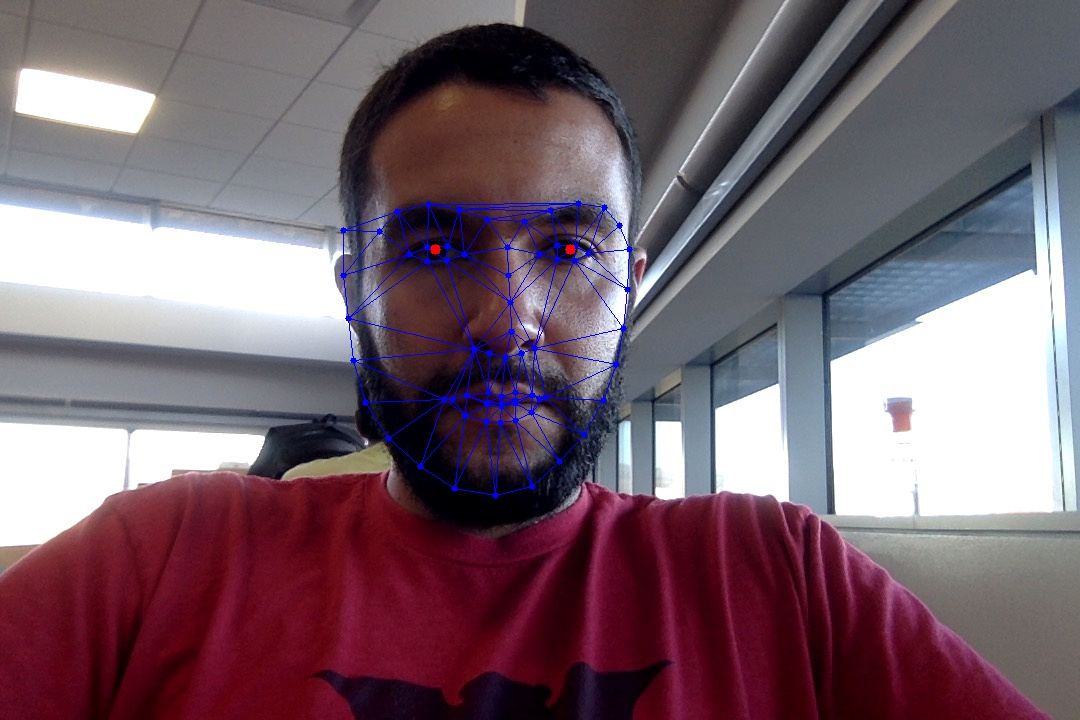
//> input picture backend/facefinder/core/eyeLike/data/pic1.jpg, 1080 x 720 px, given in place of sample1.mov, which was not available
$ ./main   (built with g++ and OpenCV 4)
//> lines starting //> are read from the running program, lines starting //| are printed output that depends on the picture; after the words box and inside, x2 and y2 are one past the last pixel; in counts of white or black regions, pixels touching at a corner belong together; pictures that were not available may be replaced by others from this repository, and a replacement may not be noted
### backend/facefinder/core/eyeLike/src/helpers.h
#ifndef HELPERS_H
#define HELPERS_H

bool rectInImage(cv::Rect rect, cv::Mat image);
bool inMat(cv::Point p,int rows,int cols);
cv::Mat matrixMagnitude(const cv::Mat &matX, const cv::Mat &matY);
double computeDynamicThreshold(const cv::Mat &mat, double stdDevFactor);

#endif

### backend/facefinder/core/eyeLike/src/findEyeCorner.h
#ifndef EYE_CORNER_H
#define EYE_CORNER_H

#include "opencv2/imgproc/imgproc.hpp"

#define kEyeLeft true
#define kEyeRight false

void createCornerKernels();
void releaseCornerKernels();
cv::Point2f findEyeCorner(cv::Mat region,bool left, bool left2);
cv::Point2f findSubpixelEyeCorner(cv::Mat region, cv::Point maxP);

#endif

### backend/facefinder/core/eyeLike/src/findEyeCenter.h
#ifndef EYE_CENTER_H
#define EYE_CENTER_H

#include "opencv2/imgproc/imgproc.hpp"

cv::Point findEyeCenter(cv::Mat face, cv::Rect eye, std::string debugWindow);

#endif

### backend/facefinder/core/eyeLike/src/constants.h
#ifndef CONSTANTS_H
#define CONSTANTS_H

// Debugging
const bool kPlotVectorField = false;

// Size constants
const int kEyePercentTop = 25;
const int kEyePercentSide = 13;
const int kEyePercentHeight = 30;
const int kEyePercentWidth = 35;

// Preprocessing
const bool kSmoothFaceImage = false;
const float kSmoothFaceFactor = 0.005;

// Algorithm Parameters
const int kFastEyeWidth = 50;
const int kWeightBlurSize = 5;
const bool kEnableWeight = true;
const float kWeightDivisor = 1.0;
const double kGradientThreshold = 50.0;

// Postprocessing
const bool kEnablePostProcess = true;
const float kPostProcessThreshold = 0.97;

// Eye Corner
const bool kEnableEyeCorner = false;

#endif

### backend/facefinder/core/eyeLike/src/helpers.cpp
#include "opencv2/objdetect/objdetect.hpp"
#include "opencv2/highgui/highgui.hpp"
#include "opencv2/imgproc/imgproc.hpp"

#include <iostream>
#include <queue>
#include <stdio.h>

#include "constants.h"

// [4 lines left out: function rectInImage, not called in this run]

bool inMat(cv::Point p,int rows,int cols) {
  return p.x >= 0 && p.x < cols && p.y >= 0 && p.y < rows;
}

cv::Mat matrixMagnitude(const cv::Mat &matX, const cv::Mat &matY) {
  cv::Mat mags(matX.rows,matX.cols,CV_64F);
  for (int y = 0; y < matX.rows; ++y) {
    const double *Xr = matX.ptr<double>(y), *Yr = matY.ptr<double>(y);
    double *Mr = mags.ptr<double>(y);
    for (int x = 0; x < matX.cols; ++x) {
      double gX = Xr[x], gY = Yr[x];
      double magnitude = sqrt((gX * gX) + (gY * gY));
      Mr[x] = magnitude;
    }
  }
  return mags;
}

double computeDynamicThreshold(const cv::Mat &mat, double stdDevFactor) {
  cv::Scalar stdMagnGrad, meanMagnGrad;
  cv::meanStdDev(mat, meanMagnGrad, stdMagnGrad);
  double stdDev = stdMagnGrad[0] / sqrt(mat.rows*mat.cols);
  return stdDevFactor * stdDev + meanMagnGrad[0];
}

### backend/facefinder/core/eyeLike/src/findEyeCorner.cpp
#include "opencv2/objdetect/objdetect.hpp"
#include "opencv2/highgui/highgui.hpp"
#include "opencv2/imgproc/imgproc.hpp"

#include <iostream>
#include <queue>
#include <stdio.h>

#include "constants.h"
#include "helpers.h"

#include "findEyeCorner.h"

cv::Mat *leftCornerKernel;
cv::Mat *rightCornerKernel;

// not constant because stupid opencv type signatures
float kEyeCornerKernel[4][6] = {
  {-1,-1,-1, 1, 1, 1},
  {-1,-1,-1,-1, 1, 1},
  {-1,-1,-1,-1, 0, 3},
  { 1, 1, 1, 1, 1, 1},
};

void createCornerKernels() {
  rightCornerKernel = new cv::Mat(4,6,CV_32F,kEyeCornerKernel);
  leftCornerKernel = new cv::Mat(4,6,CV_32F);
  // flip horizontally
  cv::flip(*rightCornerKernel, *leftCornerKernel, 1);
}

// [84 lines left out: functions releaseCornerKernels, eyeCornerMap, findEyeCorner, findSubpixelEyeCorner, not called in this run]

### backend/facefinder/core/eyeLike/src/findEyeCenter.cpp
#include "opencv2/objdetect/objdetect.hpp"
#include "opencv2/highgui/highgui.hpp"
#include "opencv2/imgproc/imgproc.hpp"

//#include <mgl2/mgl.h>

#include <iostream>
#include <queue>
#include <stdio.h>

#include "constants.h"
#include "helpers.h"

// Pre-declarations
cv::Mat floodKillEdges(cv::Mat &mat);

#pragma mark Visualization
// [26 lines of commented-out code are left out]

#pragma mark Helpers

cv::Point unscalePoint(cv::Point p, cv::Rect origSize) {
  float ratio = (((float)kFastEyeWidth)/origSize.width);
  int x = round(p.x / ratio);
  int y = round(p.y / ratio);
  return cv::Point(x,y);
}

void scaleToFastSize(const cv::Mat &src,cv::Mat &dst) {
  cv::resize(src, dst, cv::Size(kFastEyeWidth,(((float)kFastEyeWidth)/src.cols) * src.rows));
}

cv::Mat computeMatXGradient(const cv::Mat &mat) {
  cv::Mat out(mat.rows,mat.cols,CV_64F);

  for (int y = 0; y < mat.rows; ++y) {
    const uchar *Mr = mat.ptr<uchar>(y);
    double *Or = out.ptr<double>(y);

    Or[0] = Mr[1] - Mr[0];
    for (int x = 1; x < mat.cols - 1; ++x) {
      Or[x] = (Mr[x+1] - Mr[x-1])/2.0;
    }
    Or[mat.cols-1] = Mr[mat.cols-1] - Mr[mat.cols-2];
  }

  return out;
}

#pragma mark Main Algorithm

void testPossibleCentersFormula(int x, int y, const cv::Mat &weight,double gx, double gy, cv::Mat &out) {
  // for all possible centers
  for (int cy = 0; cy < out.rows; ++cy) {
    double *Or = out.ptr<double>(cy);
    const unsigned char *Wr = weight.ptr<unsigned char>(cy);
    for (int cx = 0; cx < out.cols; ++cx) {
      if (x == cx && y == cy) {
        continue;
      }
      // create a vector from the possible center to the gradient origin
      double dx = x - cx;
      double dy = y - cy;
      // normalize d
      double magnitude = sqrt((dx * dx) + (dy * dy));
      dx = dx / magnitude;
      dy = dy / magnitude;
      double dotProduct = dx*gx + dy*gy;
      dotProduct = std::max(0.0,dotProduct);
      // square and multiply by the weight
      if (kEnableWeight) {
        Or[cx] += dotProduct * dotProduct * (Wr[cx]/kWeightDivisor);
      } else {
        Or[cx] += dotProduct * dotProduct;
      }
    }
  }
}

cv::Point findEyeCenter(cv::Mat face, cv::Rect eye, std::string debugWindow) {
  cv::Mat eyeROIUnscaled = face(eye);
  cv::Mat eyeROI;
  scaleToFastSize(eyeROIUnscaled, eyeROI);
  // draw eye region
  rectangle(face,eye,4321);
  //-- Find the gradient
  cv::Mat gradientX = computeMatXGradient(eyeROI);
  cv::Mat gradientY = computeMatXGradient(eyeROI.t()).t();
  //-- Normalize and threshold the gradient
  // compute all the magnitudes
  cv::Mat mags = matrixMagnitude(gradientX, gradientY);
  //compute the threshold
  double gradientThresh = computeDynamicThreshold(mags, kGradientThreshold);
  //double gradientThresh = kGradientThreshold;
  //double gradientThresh = 0;
  //normalize
  for (int y = 0; y < eyeROI.rows; ++y) {
    double *Xr = gradientX.ptr<double>(y), *Yr = gradientY.ptr<double>(y);
    const double *Mr = mags.ptr<double>(y);
    for (int x = 0; x < eyeROI.cols; ++x) {
      double gX = Xr[x], gY = Yr[x];
      double magnitude = Mr[x];
      if (magnitude > gradientThresh) {
        Xr[x] = gX/magnitude;
        Yr[x] = gY/magnitude;
      } else {
        Xr[x] = 0.0;
        Yr[x] = 0.0;
      }
    }
  }
  //imshow(debugWindow,gradientX);
  //-- Create a blurred and inverted image for weighting
  cv::Mat weight;
  GaussianBlur( eyeROI, weight, cv::Size( kWeightBlurSize, kWeightBlurSize ), 0, 0 );
  for (int y = 0; y < weight.rows; ++y) {
    unsigned char *row = weight.ptr<unsigned char>(y);
    for (int x = 0; x < weight.cols; ++x) {
      row[x] = (255 - row[x]);
    }
  }
  //imshow(debugWindow,weight);
  //-- Run the algorithm!
  cv::Mat outSum = cv::Mat::zeros(eyeROI.rows,eyeROI.cols,CV_64F);
  // for each possible gradient location
  // Note: these loops are reversed from the way the paper does them
  // it evaluates every possible center for each gradient location instead of
  // every possible gradient location for every center.
  //printf("Eye Size: %ix%i\n",outSum.cols,outSum.rows);
  for (int y = 0; y < weight.rows; ++y) {
    const double *Xr = gradientX.ptr<double>(y), *Yr = gradientY.ptr<double>(y);
    for (int x = 0; x < weight.cols; ++x) {
      double gX = Xr[x], gY = Yr[x];
      if (gX == 0.0 && gY == 0.0) {
        continue;
      }
      testPossibleCentersFormula(x, y, weight, gX, gY, outSum);
    }
  }
  // scale all the values down, basically averaging them
  double numGradients = (weight.rows*weight.cols);
  cv::Mat out;
  outSum.convertTo(out, CV_32F,1.0/numGradients);
  //imshow(debugWindow,out);
  //-- Find the maximum point
  cv::Point maxP;
  double maxVal;
  cv::minMaxLoc(out, NULL,&maxVal,NULL,&maxP);
  //-- Flood fill the edges
  if(kEnablePostProcess) {
    cv::Mat floodClone;
    //double floodThresh = computeDynamicThreshold(out, 1.5);
    double floodThresh = maxVal * kPostProcessThreshold;
    cv::threshold(out, floodClone, floodThresh, 0.0f, cv::THRESH_TOZERO);
    if(kPlotVectorField) {
      //plotVecField(gradientX, gradientY, floodClone);
      imwrite("eyeFrame.png",eyeROIUnscaled);
    }
    cv::Mat mask = floodKillEdges(floodClone);
    //imshow(debugWindow + " Mask",mask);
    //imshow(debugWindow,out);
    // redo max
    cv::minMaxLoc(out, NULL,&maxVal,NULL,&maxP,mask);
  }
  return unscalePoint(maxP,eye);
}

#pragma mark Postprocessing

bool floodShouldPushPoint(const cv::Point &np, const cv::Mat &mat) {
  return inMat(np, mat.rows, mat.cols);
}

// returns a mask
cv::Mat floodKillEdges(cv::Mat &mat) {
  rectangle(mat,cv::Rect(0,0,mat.cols,mat.rows),255);

  cv::Mat mask(mat.rows, mat.cols, CV_8U, 255);
  std::queue<cv::Point> toDo;
  toDo.push(cv::Point(0,0));
  while (!toDo.empty()) {
    cv::Point p = toDo.front();
    toDo.pop();
    if (mat.at<float>(p) == 0.0f) {
      continue;
    }
    // add in every direction
    cv::Point np(p.x + 1, p.y); // right
    if (floodShouldPushPoint(np, mat)) toDo.push(np);
    np.x = p.x - 1; np.y = p.y; // left
    if (floodShouldPushPoint(np, mat)) toDo.push(np);
    np.x = p.x; np.y = p.y + 1; // down
    if (floodShouldPushPoint(np, mat)) toDo.push(np);
    np.x = p.x; np.y = p.y - 1; // up
    if (floodShouldPushPoint(np, mat)) toDo.push(np);
    // kill it
    mat.at<float>(p) = 0.0f;
    mask.at<uchar>(p) = 0;
  }
  return mask;
}

### backend/facefinder/core/eyeLike/src/main.cpp
#include <opencv2/objdetect/objdetect.hpp>
#include <opencv2/highgui/highgui.hpp>
#include <opencv2/imgproc/imgproc.hpp>

#include <iostream>
#include <queue>
#include <stdio.h>
#include <math.h>
#include <vector>
#include <sstream>

#include "constants.h"
#include "findEyeCenter.h"
#include "findEyeCorner.h"


/** Constants **/


/** Function Headers */
void detectAndDisplay( cv::Mat frame );

/** Global variables */
//-- Note, either copy these two files from opencv/data/haarscascades to your current folder, or change these locations
cv::String face_cascade_name = "/root/facefinder68/backend/facefinder/core/eyeLike/res/haarcascade_frontalface_alt.xml";
//cv::String face_cascade_name = "/Users/RYaryy/Desktop/Fall2017/CS160/CS160/backend/facefinder/core/eyeLike/res/haarcascade_frontalface_alt.xml";
cv::CascadeClassifier face_cascade;
std::string main_window_name = "Capture - Face detection";
std::string face_window_name = "Face Window";
cv::RNG rng(12345);
cv::Mat debugImage;
cv::Mat skinCrCbHist = cv::Mat::zeros(cv::Size(256, 256), CV_8UC1);


/**
 * @function main
 */
int main( int argc, const char** argv ) {
  cv::Mat frame;
  std::string videofilename = "/Users/temp/projects/eyeLike/data/sample1.mov";

  // Load the cascades

  if( !face_cascade.load( face_cascade_name ) ){ printf("--(!)Error loading face cascade, please change face_cascade_name in source code.\n"); return -1; };

  cv::namedWindow(main_window_name,CV_WINDOW_NORMAL);
  cv::moveWindow(main_window_name, 400, 100);
  cv::namedWindow(face_window_name,CV_WINDOW_NORMAL);
  cv::moveWindow(face_window_name, 10, 100);
  cv::namedWindow("Right Eye",CV_WINDOW_NORMAL);
  cv::moveWindow("Right Eye", 10, 600);
  cv::namedWindow("Left Eye",CV_WINDOW_NORMAL);
  cv::moveWindow("Left Eye", 10, 800);
  cv::namedWindow("aa",CV_WINDOW_NORMAL);
  cv::moveWindow("aa", 10, 800);
  cv::namedWindow("aaa",CV_WINDOW_NORMAL);
  cv::moveWindow("aaa", 10, 800);

  createCornerKernels();
  ellipse(skinCrCbHist, cv::Point(113, 155.6), cv::Size(23.4, 15.2),
          43.0, 0.0, 360.0, cv::Scalar(255, 255, 255), -1);
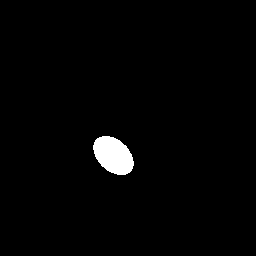
//> skinCrCbHist: 256 rows x 256 cols, CV_8UC1; 1.8% white; 1 white region, box (x1, y1, x2, y2) and area: (93, 136, 134, 175) 1148

  // I make an attempt at supporting both 2.x and 3.x OpenCV
#if CV_MAJOR_VERSION < 3
  CvCapture* capture = cvCaptureFromCAM( 0 );
  if( capture ) {
    while( true ) {
      frame = cvQueryFrame( capture );
#else
  cv::VideoCapture capture(videofilename);
  if( capture.isOpened() ) {
    while( true ) {
      capture.read(frame);
//> frame is the input picture: 720 rows x 1080 cols, CV_8UC3; mean B, G, R 108.5, 97.5, 118.2
#endif
      // mirror it
      cv::flip(frame, frame, 1);
      frame.copyTo(debugImage);

      // Apply the classifier to the frame
      if( !frame.empty() ) {
        detectAndDisplay( frame );
      }
      else {
        printf(" --(!) No captured frame -- Break!");
        break;
      }

      imshow(main_window_name,debugImage);

      int c = cv::waitKey(10);
      if( (char)c == 'c' ) { break; }
      if( (char)c == 'f' ) {
        imwrite("frame.png",frame);
      }

    }
  }

  releaseCornerKernels();

  return 0;
}


std::string findEyes(cv::Mat frame_gray, cv::Rect face) {
  cv::Mat faceROI = frame_gray(face);
  cv::Mat debugFace = faceROI;
  std::ostringstream ss;

  if (kSmoothFaceImage) {
    double sigma = kSmoothFaceFactor * face.width;
    GaussianBlur( faceROI, faceROI, cv::Size( 0, 0 ), sigma);
  }
  //-- Find eye regions and draw them
  int eye_region_width = face.width * (kEyePercentWidth/100.0);
  int eye_region_height = face.width * (kEyePercentHeight/100.0);
  int eye_region_top = face.height * (kEyePercentTop/100.0);

  cv::Rect leftEyeRegion(face.width*(kEyePercentSide/100.0),
                         eye_region_top,eye_region_width,eye_region_height);

  cv::Rect rightEyeRegion(face.width - eye_region_width - face.width*(kEyePercentSide/100.0),
                          eye_region_top,eye_region_width,eye_region_height);

  //-- Find Eye Centers
  cv::Point leftPupil = findEyeCenter(faceROI,leftEyeRegion,"Left Eye");
  cv::Point rightPupil = findEyeCenter(faceROI,rightEyeRegion,"Right Eye");

  // get corner regions
  cv::Rect leftRightCornerRegion(leftEyeRegion);
  leftRightCornerRegion.width -= leftPupil.x;
  leftRightCornerRegion.x += leftPupil.x;
  leftRightCornerRegion.height /= 2;
  leftRightCornerRegion.y += leftRightCornerRegion.height / 2;
  cv::Rect leftLeftCornerRegion(leftEyeRegion);
  leftLeftCornerRegion.width = leftPupil.x;
  leftLeftCornerRegion.height /= 2;
  leftLeftCornerRegion.y += leftLeftCornerRegion.height / 2;
  cv::Rect rightLeftCornerRegion(rightEyeRegion);
  rightLeftCornerRegion.width = rightPupil.x;
  rightLeftCornerRegion.height /= 2;
  rightLeftCornerRegion.y += rightLeftCornerRegion.height / 2;
  cv::Rect rightRightCornerRegion(rightEyeRegion);
  rightRightCornerRegion.width -= rightPupil.x;
  rightRightCornerRegion.x += rightPupil.x;
  rightRightCornerRegion.height /= 2;
  rightRightCornerRegion.y += rightRightCornerRegion.height / 2;
  // change eye centers to face coordinates
  rightPupil.x += rightEyeRegion.x;
  rightPupil.y += rightEyeRegion.y;
  leftPupil.x += leftEyeRegion.x;
  leftPupil.y += leftEyeRegion.y;
  // draw eye centers
  circle(faceROI, rightPupil, 3, 0);
  ss << "Right:(" << rightPupil.x << "," << rightPupil.y << ")";
  circle(faceROI, leftPupil, 3, 0);
  ss << "Left:(" << leftPupil.x << "," << leftPupil.y << ")";


  //-- Find Eye Corners
  if (kEnableEyeCorner) {
    cv::Point2f leftRightCorner = findEyeCorner(faceROI(leftRightCornerRegion), true, false);
    leftRightCorner.x += leftRightCornerRegion.x;
    leftRightCorner.y += leftRightCornerRegion.y;
    cv::Point2f leftLeftCorner = findEyeCorner(faceROI(leftLeftCornerRegion), true, true);
    leftLeftCorner.x += leftLeftCornerRegion.x;
    leftLeftCorner.y += leftLeftCornerRegion.y;
    cv::Point2f rightLeftCorner = findEyeCorner(faceROI(rightLeftCornerRegion), false, true);
    rightLeftCorner.x += rightLeftCornerRegion.x;
    rightLeftCorner.y += rightLeftCornerRegion.y;
    cv::Point2f rightRightCorner = findEyeCorner(faceROI(rightRightCornerRegion), false, false);
    rightRightCorner.x += rightRightCornerRegion.x;
    rightRightCorner.y += rightRightCornerRegion.y;
    circle(faceROI, leftRightCorner, 3, 100);
    circle(faceROI, leftLeftCorner, 3, 500);
    circle(faceROI, rightLeftCorner, 3, 200);
    circle(faceROI, rightRightCorner, 3, 200);
  }
  imshow(face_window_name, faceROI);
  std::cout << ss.str() << std::endl;
  return ss.str();
}


// [20 lines left out: function findSkin, not called in this run]


void detectAndDisplay( cv::Mat frame ) {
  std::vector<cv::Rect> faces;

  std::vector<cv::Mat> rgbChannels(3);
  cv::split(frame, rgbChannels);
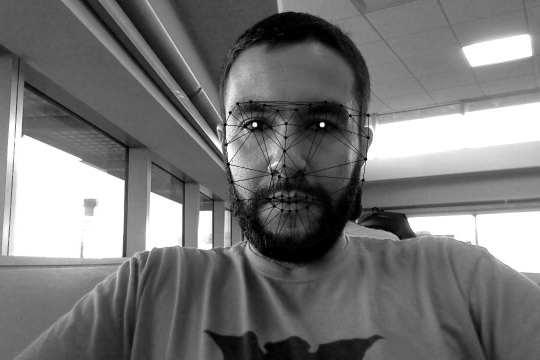
//> rgbChannels[2]: 720 rows x 1080 cols, CV_8UC1 (shown at 1/2 size); min 0, max 255, mean 118.2
  cv::Mat frame_gray = rgbChannels[2];

  //-- Detect faces
  face_cascade.detectMultiScale( frame_gray, faces, 1.1, 2, 0|CV_HAAR_SCALE_IMAGE|CV_HAAR_FIND_BIGGEST_OBJECT, cv::Size(150, 150) );
//> faces = 1 Rect (x, y, width, height): [389, 102, 371, 371]
//  findSkin(debugImage);

  for( int i = 0; i < faces.size(); i++ )
  {
    rectangle(debugImage, faces[i], 1234);
  }
//> this loop made 1 pass
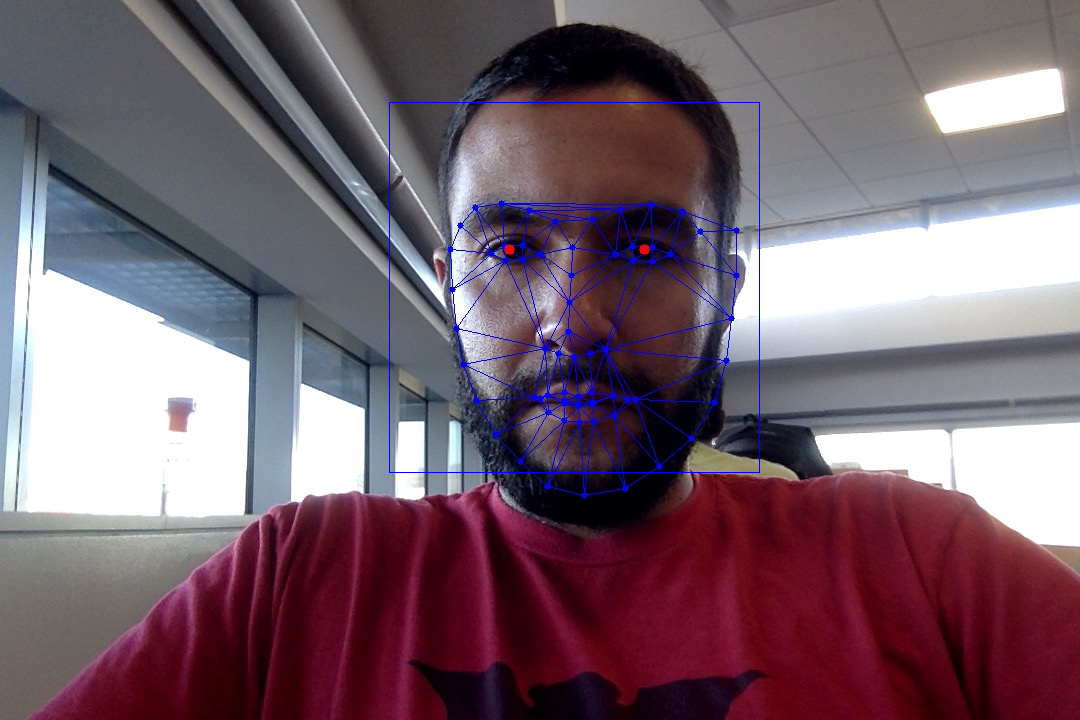
//> debugImage: 720 rows x 1080 cols, CV_8UC3; mean B, G, R 108.8, 97.3, 118
  //-- Show what you got
  if (faces.size() > 0) {
    findEyes(frame_gray, faces[0]);
//> in findEyes, `cv::Mat faceROI = frame_gray(face);`:
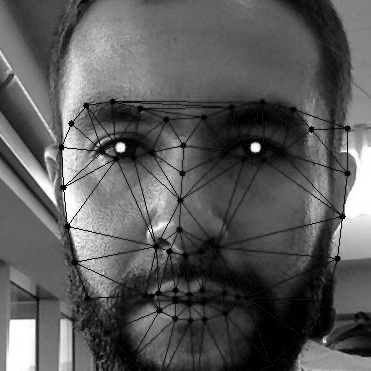
//> faceROI: 371 rows x 371 cols, CV_8UC1; min 0, max 255, mean 89.4
//> in findEyes, `int eye_region_width = face.width * (kEyePercentWidth/100.0);`: eye_region_width = 129
//> in findEyes, `int eye_region_height = face.width * (kEyePercentHeight/100.0);`: eye_region_height = 111
//> in findEyes, `int eye_region_top = face.height * (kEyePercentTop/100.0);`: eye_region_top = 92
//> in findEyes, `cv::Rect leftEyeRegion(face.width*(kEyePercentSide/100.0), eye_region_..`: leftEyeRegion = Rect(48, 92, 129, 111)
//> in findEyes, `cv::Rect rightEyeRegion(face.width - eye_region_width - face.width*(kE..`: rightEyeRegion = Rect(193, 92, 129, 111)
//> in computeDynamicThreshold, `cv::meanStdDev(mat, meanMagnGrad, stdMagnGrad);`: meanMagnGrad = Scalar(25.15); stdMagnGrad = Scalar(24.25)
//> in computeDynamicThreshold, `double stdDev = stdMagnGrad[0] / sqrt(mat.rows*mat.cols);`: stdDev = 0.523
//> in findEyeCenter, `double gradientThresh = computeDynamicThreshold(mags, kGradientThresho..`: gradientThresh = 51.3
//> after the loop in findEyeCenter, `for (int y = 0; y < weight.rows; ++y)`:
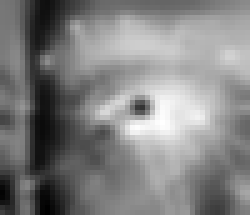
//> outSum: 43 rows x 50 cols, CV_64FC1 (shown 5 times larger); min 420.3, max 17032.2, mean 8911.1; drawn with min black and max white
//> in findEyeCenter, `cv::minMaxLoc(out, NULL,&maxVal,NULL,&maxP);`: maxVal = 7.92; maxP = Point(32, 24)
//> in findEyeCenter, `double floodThresh = maxVal * kPostProcessThreshold;`: floodThresh = 7.68
//> after the loop in floodKillEdges, `while (!toDo.empty())`:
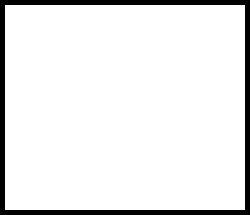
//> mask: 43 rows x 50 cols, CV_8UC1 (shown 5 times larger); 91.5% white; black in thin lines or dots
//> after the loop in floodKillEdges, `while (!toDo.empty())`: toDo = 0 items
//> in unscalePoint, `float ratio = (((float)kFastEyeWidth)/origSize.width);`: ratio = 0.388
//> in unscalePoint, `int x = round(p.x / ratio);`: x = 83
//> in unscalePoint, `int y = round(p.y / ratio);`: y = 62
//> in findEyes, `cv::Point leftPupil = findEyeCenter(faceROI,leftEyeRegion,"Left Eye");`: leftPupil = Point(83, 62)
//> after the loop in computeMatXGradient (call 3), `for (int y = 0; y < mat.rows; ++y)`:
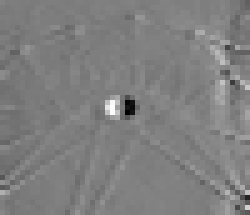
//> out: 43 rows x 50 cols, CV_64FC1 (shown 5 times larger); min -119.5, max 120.5, mean 0.7; drawn with min black and max white
//> (the rest of the program and of its run is left out)
